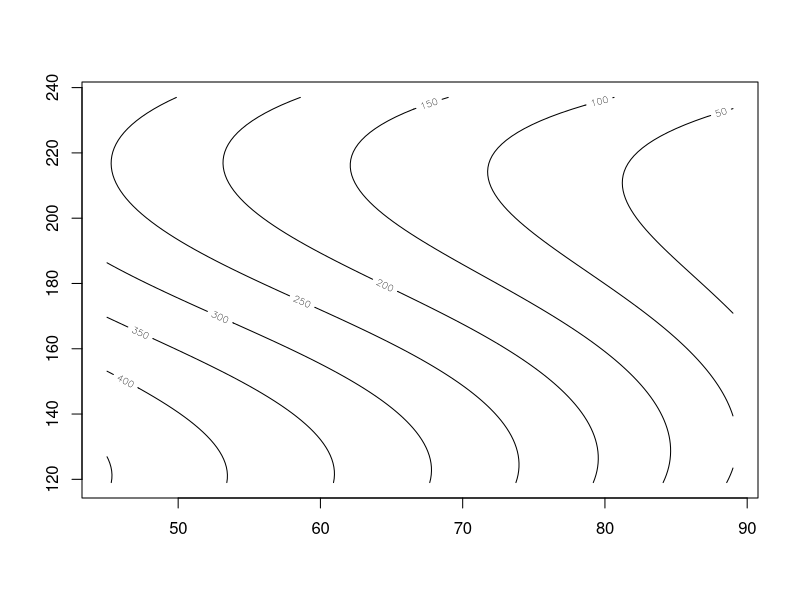
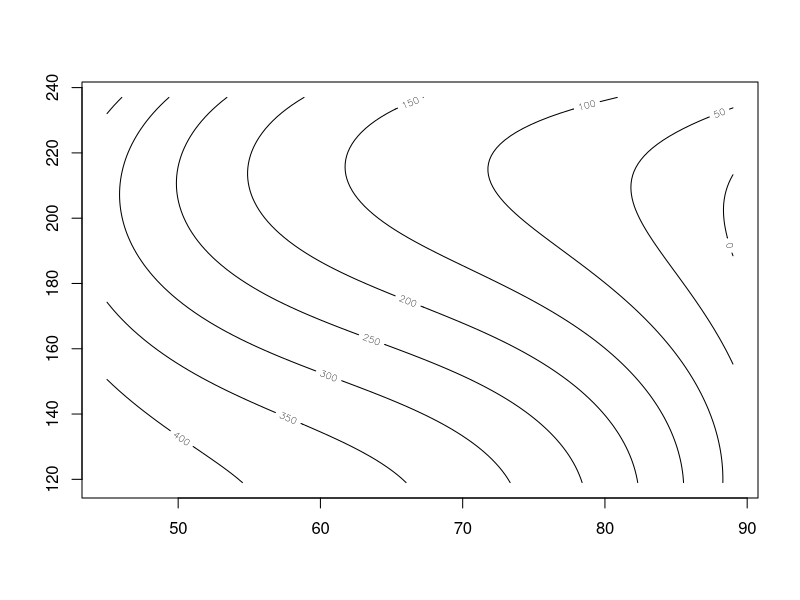

Write R code to recreate these figures, in order.
## ---- chunk 1
knitr::opts_chunk$set(echo = TRUE, comment = NA)

library(tidyverse)
library(broom)
## ---- chunk 2
df1 <- data.frame(
  length = c(1, 3, 4, 5), 
  hours  = c(1, 4, 5, 6)
)

df1 %>% summarise(mean_speed = mean(length / hours))
## ---- chunk 3
summary(lm(length / hours ~ 1, data = df1))$coefficients
## ---- chunk 4
summary(lm(length ~ 0 + hours, data = df1))$coefficients
## ---- chunk 5
library(MASS)

m <- lm(
  loss ~ 1 + 
         tens + hard + 
         I(tens^2) + tens:hard + I(hard^2) + 
         I(tens^3) + I(tens^2):hard + tens:I(hard^2) + I(hard^3), 
  data = Rubber
)

mfull <- m
summary(m)
## ---- chunk 6
m <- lm(
  loss ~ 1 + 
         tens + hard + 
         I(tens^2) + tens:hard + I(hard^2) + 
         I(tens^3) + tens:I(hard^2) + I(hard^3), 
  data = Rubber
)
summary(m)
## ---- chunk 7
m <- lm(
  loss ~ 1 + 
         tens + 
         I(tens^2) + tens:hard + I(hard^2) + 
         I(tens^3) + tens:I(hard^2) + I(hard^3), 
  data = Rubber
)
summary(m)
## ---- chunk 8
m <- lm(
  loss ~ 1 + 
         tens + 
         I(tens^2) + tens:hard +
         I(tens^3) + tens:I(hard^2) + I(hard^3), 
  data = Rubber
)
msig <- m
summary(m)
## ---- chunk 9
m <- lm(
  loss ~ 1 + 
         I(tens^2) + tens:hard +
         I(tens^3) + tens:I(hard^2) + I(hard^3), 
  data = Rubber
)
summary(m)
## ---- chunk 10
step(mfull)
## ---- chunk 11
maic <- lm(
  loss ~
    1 + 
    tens + hard + 
    I(tens^2) + tens:hard + I(hard^2) + 
    I(tens^3) + tens:I(hard^2) + I(hard^3), 
  data = Rubber
)

summary(maic)
## ---- chunk 12
resolution <- 100
hard <- seq(min(Rubber$hard), max(Rubber$hard), length.out = resolution)
tens <- seq(min(Rubber$tens), max(Rubber$tens), length.out = resolution)

z <- matrix(
  predict(msig, expand.grid(hard = hard, tens = tens)),
  nrow = length(hard)
)

contour(x = hard, y = tens, z = z)
## ---- chunk 13
z <- matrix(
  predict(maic, expand.grid(hard = hard, tens = tens)),
  nrow = length(hard)
)

contour(x = hard, y = tens, z = z)
